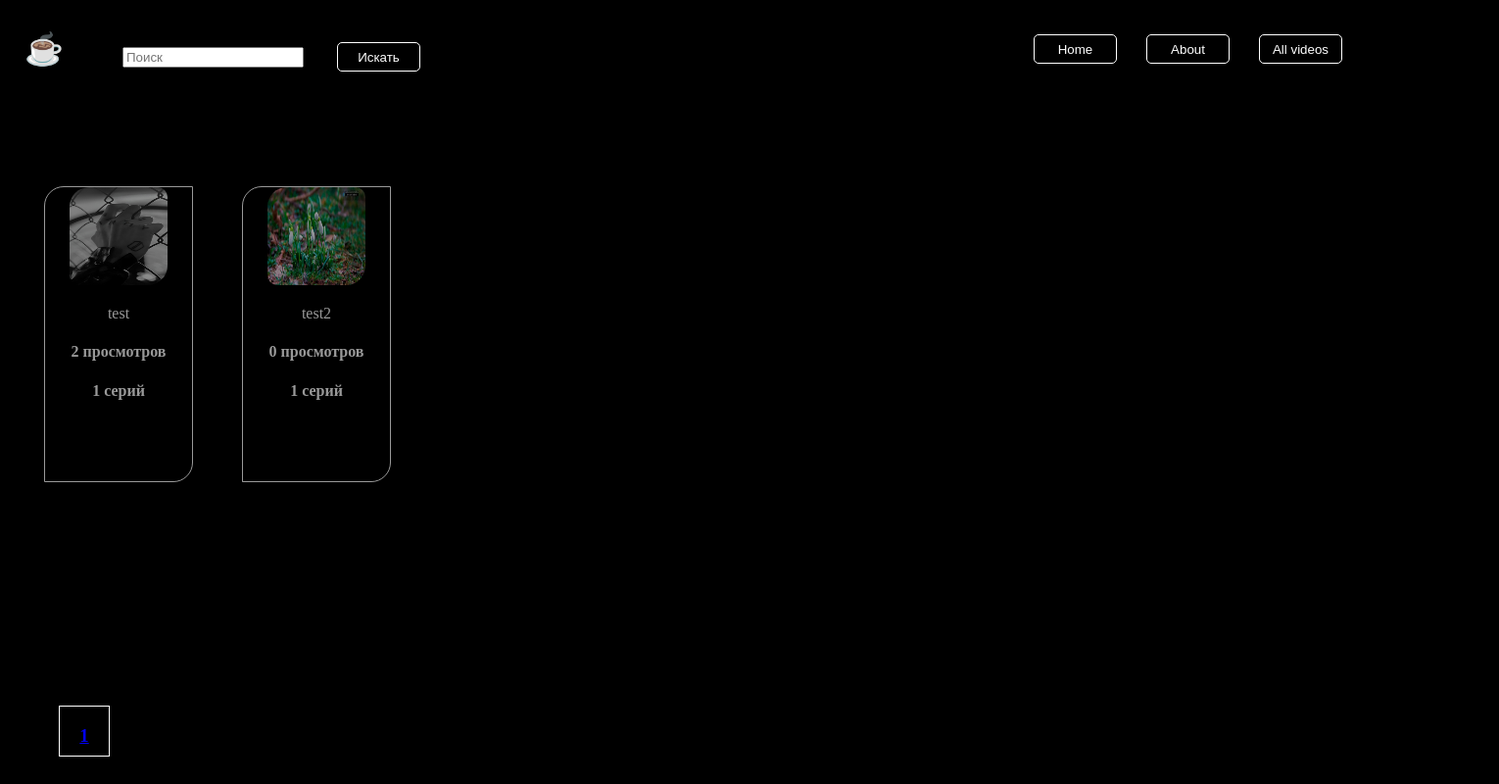
Page /allvideo/ on the earlier database version.
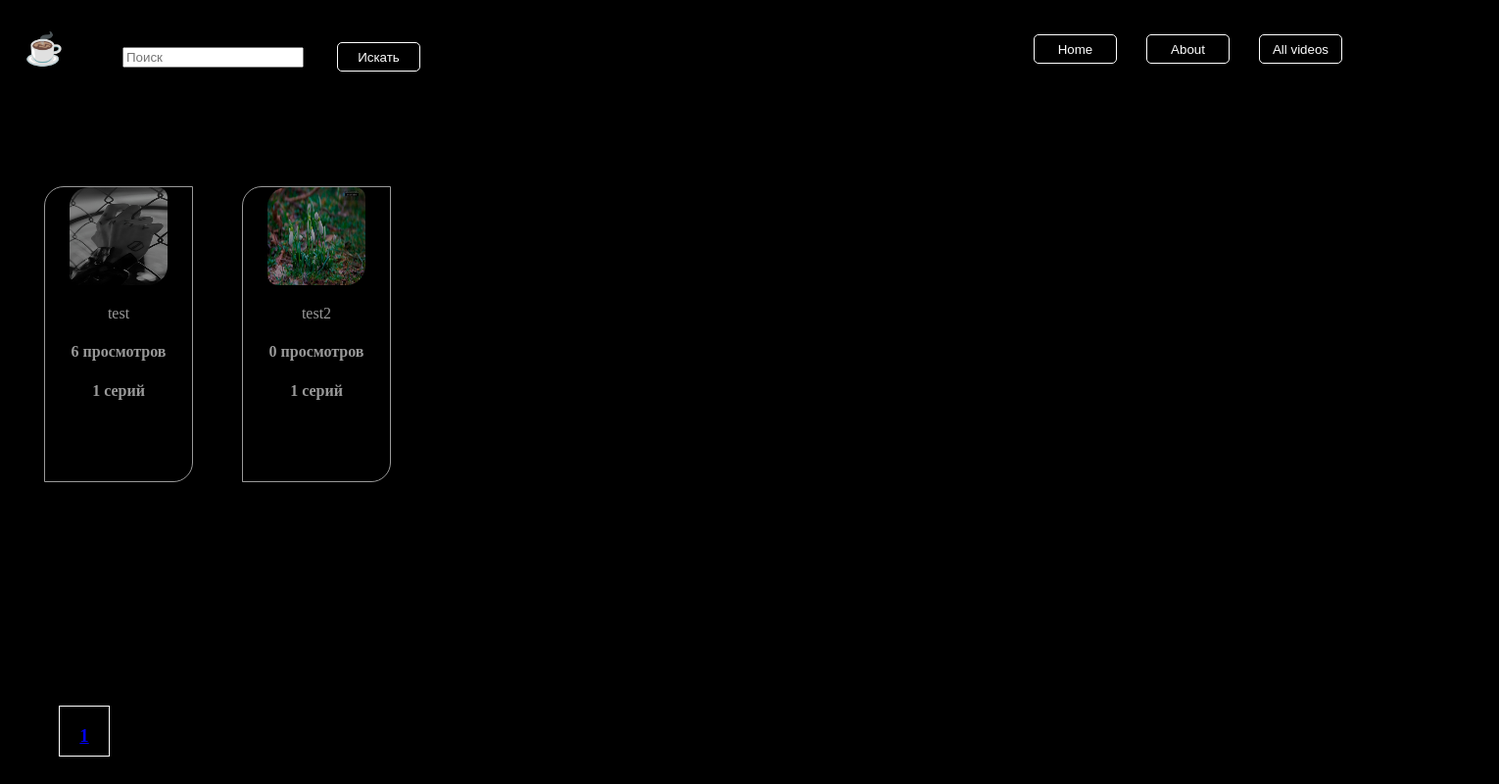
Same page on the later database version.
### app/models.py (models this page shows, shortened)
class Team(models.Model):
    title = models.CharField(max_length=100, unique=True, blank=False)
    cover = models.ImageField()
    description = models.TextField()
    counter = models.IntegerField(default=0)

### app/views.py (the view, shortened to what this page needs)
# urls.py: path('allvideo/',allVideos,name='all_videos'),
def allVideos(request):
    team = Team.objects.all()
    query = request.GET.get('query')
    paginator = Paginator(team,3)
    page_number = 1
    if request.GET.get('page'):
        page_number = int(request.GET.get('page'))
    if query:
        team = Team.objects.filter(title__icontains=query)
        contex={'team':team}
        return render(request, 'all_videos.html', contex)
    contex = {
        'team':paginator.page(page_number),
        'pages':paginator.page_range,
    }
    return render(request,'all_videos.html',contex)

### app/templates/all_videos.html (shortened to what this page needs)
{% extends 'base.html'%}
{%load static%}
{% block content %}
 <div class="search">
           <form method="get" action="">
                <input type="text" name="query" placeholder="Поиск">
                <button type="submit">Искать</button>
           </form>
    </div>
<div class="all_card">
 {% for i in team%}
    <div class="card">
      <a href="{% url 'series' i.id %}"><img src="{{ i.cover.url }}" width="100px" height="100px"></a>
      <p>{{i.title}}</p>
       <h4>{{i.counter}} просмотров </h4>
        <h4>{{i.videos_set.all.count}} серий</h4>
    </div>
    {% endfor %}
    </div>
    <div class="paginator">
                 {% for i in pages%}
				          <a href="http://127.0.0.1:8000/allvideo/?page={{i}}"><div class="pages"><h3>{{i}}</h3></div></a>
				 {% endfor %}
    </div>
{% endblock %}

Differences in the rows shown:
changed Team "test": counter "2" → "6"
